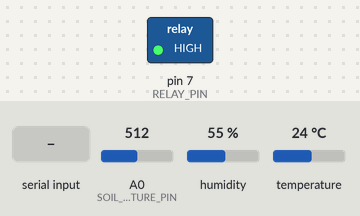
The program below on a simulated Arduino Uno, built with avr-gcc and run on an emulated ATmega328P. Parts: switched loads named in the program (green lamp = pin HIGH). The test bench sets the inputs (shaded band); at power-on: A0 (SOIL_MOISTURE_PIN) = 512, humidity 55 %, temperature 24 °C. What the program prints to the serial monitor is not drawn.

Above: at 1.2 s.
1.3 s: A0 (SOIL_MOISTURE_PIN) set to 582
3.6 s: A0 (SOIL_MOISTURE_PIN) set to 612
At 5.1 s:
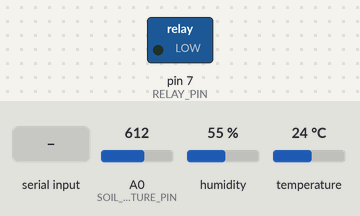
8.0 s: "OFF" received over the second serial link
At 10.0 s:
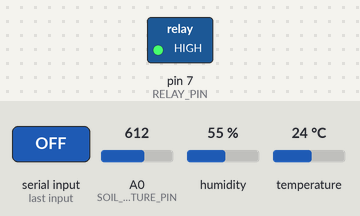
Timing chart, 0 to 11.5 s (numbered marks = the images above; inputs shaded):
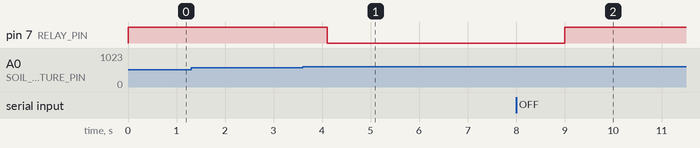

Measured:
- the behaviour switches between 600 and 601 on A0 (SOIL_MOISTURE_PIN) (found by bisection; images 0 and 1)
- after the input at 1.3 s, every drawn part: stays the same
- after the input at 3.6 s, pin 7 (RELAY_PIN): HIGH → LOW after 0.50 s
- after the input at 8.0 s, pin 7 (RELAY_PIN): LOW → HIGH after 1.0 s

The program:

main.cpp
```cpp
#include <Arduino.h>
#include <Adafruit_Sensor.h>
#include <DHT.h>
#include <SoftwareSerial.h>

// 핀 설정
#define DHTPIN 2           // DHT11 데이터 핀
#define DHTTYPE DHT11      // DHT 센서 유형
#define SOIL_MOISTURE_PIN A0   // 토양 습도 센서 핀
#define RELAY_PIN 7        // 릴레이 제어 핀

// 블루투스 통신 핀 설정
SoftwareSerial BTSerial(10, 11); // RX = 10, TX = 11

// DHT 센서 초기화
DHT dht(DHTPIN, DHTTYPE);

// 전역 변수
int soilMoistureValue = 0;      // 토양 습도 값
int thresholdMoisture = 600;    // 기본 토양 습도 임계값
float humidity = 0;             // 습도 값
float temperature = 0;          // 온도 값
bool manualControl = false;     // 수동 제어 활성화 여부

// 시간 관리
unsigned long previousMillis = 0;
const long interval = 2000;     // 2초 간격

// 토양 수분 값 읽기 함수
int readSoilMoisture() {
  int total = 0;
  for (int i = 0; i < 10; i++) {
    total += analogRead(SOIL_MOISTURE_PIN);
    delay(10);
  }
  return total / 10; // 평균값 반환
}

void setup() {
  Serial.begin(9600);        // 시리얼 통신 초기화
  BTSerial.begin(9600);      // 블루투스 통신 초기화
  dht.begin();               // DHT 센서 시작
  pinMode(SOIL_MOISTURE_PIN, INPUT);
  pinMode(RELAY_PIN, OUTPUT);
  digitalWrite(RELAY_PIN, HIGH); // 릴레이 OFF 상태로 시작

  Serial.println("시스템 초기화 완료");
}

void loop() {
  unsigned long currentMillis = millis();

  // **블루투스 명령 처리**
  if (BTSerial.available()) {
    String command = BTSerial.readString();
    command.trim();

    if (command == "ON") { // 펌프 수동 ON
      manualControl = true; // 수동 모드 활성화
      digitalWrite(RELAY_PIN, LOW); // 물 공급
      Serial.println("수동으로 물 공급 시작.");
      BTSerial.println("수동으로 물 공급 시작.");
    } else if (command == "OFF") { // 펌프 수동 OFF
      manualControl = true; // 수동 모드 활성화
      digitalWrite(RELAY_PIN, HIGH); // 물 공급 중단
      Serial.println("수동으로 물 공급 중지.");
      BTSerial.println("수동으로 물 공급 중지.");
    } else if (command.startsWith("THRESHOLD")) { // 임계값 설정
      int newThreshold = command.substring(9).toInt();
      if (newThreshold >= 0 && newThreshold <= 1023) { // 유효한 값 확인
        thresholdMoisture = newThreshold;
        Serial.print("새 토양 습도 기준값: ");
        Serial.println(thresholdMoisture);
        BTSerial.print("새 토양 습도 기준값: ");
        BTSerial.println(thresholdMoisture);
      } else {
        Serial.println("오류: 유효한 임계값 범위는 0~1023입니다.");
        BTSerial.println("오류: 유효한 임계값 범위는 0~1023입니다.");
      }
    } else if (command == "AUTO") { // 자동 모드 활성화
      manualControl = false; // 자동 모드 활성화
      Serial.println("자동 모드 활성화.");
      BTSerial.println("자동 모드 활성화.");
    }
  }

  // **자동 모드: 센서 값 기반 제어**
  if (!manualControl && currentMillis - previousMillis >= interval) {
    previousMillis = currentMillis;

    // 토양 수분 센서 값 읽기
    soilMoistureValue = readSoilMoisture();
    Serial.print("토양 습도 값: ");
    Serial.println(soilMoistureValue);

    if (soilMoistureValue > thresholdMoisture) { // 건조하면 물 공급
      digitalWrite(RELAY_PIN, LOW);
      Serial.println("물을 공급합니다.");
      BTSerial.println("물을 공급합니다.");
    } else { // 습하면 물 공급 중단
      digitalWrite(RELAY_PIN, HIGH);
      Serial.println("물 공급 중지.");
      BTSerial.println("물 공급 중지.");
    }

    // **DHT 센서 값 출력**
    humidity = dht.readHumidity();
    temperature = dht.readTemperature();

    if (!isnan(humidity) && !isnan(temperature)) {
      Serial.print("온도: ");
      Serial.print(temperature);
      Serial.print("°C 습도: ");
      Serial.print(humidity);
      Serial.println("%");

      BTSerial.print("온도: ");
      BTSerial.print(temperature);
      BTSerial.print("°C 습도: ");
      BTSerial.print(humidity);
      BTSerial.println("%");
    } else {
      Serial.println("DHT 센서 오류: 데이터를 읽을 수 없습니다.");
      BTSerial.println("DHT 센서 오류");
    }
  }
}
```
